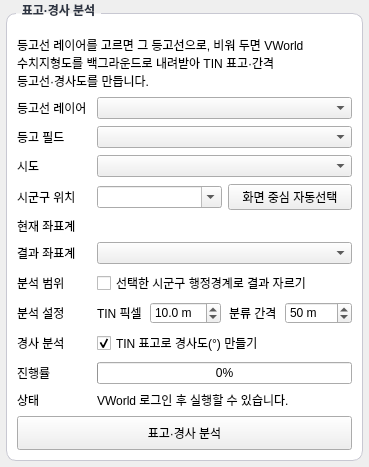
              <widget class="QWidget" name="scroll_elevation_contents">
               <property name="styleSheet">
                <string notr="true">QGroupBox {
    background-color: rgb(255, 255, 255);
    border: 1px solid rgb(200, 200, 210);
    border-radius: 10px;
    margin-top: 10px;
    padding-top: 8px;
    font-weight: 600;
}
QGroupBox::title {
    subcontrol-origin: margin;
    left: 10px;
    padding: 0 4px;
    color: rgb(45, 52, 66);
}
QPushButton[k_role="primary"] {
    color: rgb(255, 255, 255);
    background-color: rgb(42, 120, 214);
    border: 1px solid rgb(255, 255, 255);
    border-radius: 10px;
    padding: 7px 12px;
}
QPushButton[k_role="primary"]:hover { background-color: rgb(77, 143, 226); }
QPushButton[k_role="primary"]:pressed { background-color: rgb(32, 93, 169); }
QPushButton[k_role="primary"]:disabled { background-color: rgb(178, 187, 199); }
QPushButton[k_role="secondary"] {
    color: rgb(42, 120, 214);
    background-color: rgb(255, 255, 255);
    border: 1px solid rgb(42, 120, 214);
    border-radius: 10px;
    padding: 7px 12px;
}
QPushButton[k_role="secondary"]:hover { background-color: rgb(234, 243, 255); }
QPushButton[k_role="secondary"]:pressed { background-color: rgb(214, 231, 252); }
QPushButton[k_role="secondary"]:disabled {
    color: rgb(145, 151, 163);
    border-color: rgb(178, 187, 199);
}
QToolButton#btn_jibun_advanced { border: none; color: rgb(42, 120, 214); padding: 3px; }
QLabel[k_role="hint"] { color: rgb(85, 93, 109); }
QComboBox QAbstractItemView {
    background-color: rgb(255, 255, 255);
    color: rgb(45, 52, 66);
    selection-background-color: rgb(214, 226, 242);
    selection-color: rgb(45, 52, 66);
}</string>
               </property>
               <layout class="QVBoxLayout" name="verticalLayout_elevation_contents">
                 <property name="spacing">
                  <number>7</number>
                 </property>
                 <property name="leftMargin">
                  <number>6</number>
                 </property>
                 <property name="topMargin">
                  <number>3</number>
                 </property>
                 <property name="rightMargin">
                  <number>6</number>
                 </property>
                 <property name="bottomMargin">
                  <number>6</number>
                 </property>
                 <item>
                  <widget class="QGroupBox" name="group_elevation_analysis">
                   <property name="title">
                    <string>표고·경사 분석</string>
                   </property>
                   <layout class="QFormLayout" name="formLayout_elevation">
                    <property name="fieldGrowthPolicy">
                     <enum>QFormLayout::AllNonFixedFieldsGrow</enum>
                    </property>
                    <property name="horizontalSpacing">
                     <number>10</number>
                    </property>
                    <property name="verticalSpacing">
                     <number>7</number>
                    </property>
                    <property name="leftMargin">
                     <number>10</number>
                    </property>
                    <property name="topMargin">
                     <number>14</number>
                    </property>
                    <property name="rightMargin">
                     <number>10</number>
                    </property>
                    <property name="bottomMargin">
                     <number>10</number>
                    </property>
                    <item row="0" column="0" colspan="2">
                     <widget class="QLabel" name="label_elevation_description">
                      <property name="text">
                       <string>등고선 레이어를 고르면 그 등고선으로, 비워 두면 VWorld 수치지형도를 백그라운드로 내려받아 TIN 표고·간격 등고선·경사도를 만듭니다.</string>
                      </property>
                      <property name="wordWrap">
                       <bool>true</bool>
                      </property>
                      <property name="k_role" stdset="0">
                       <string>hint</string>
                      </property>
                     </widget>
                    </item>
                    <item row="1" column="0">
                     <widget class="QLabel" name="label_elevation_contour_layer">
                      <property name="text">
                       <string>등고선 레이어</string>
                      </property>
                     </widget>
                    </item>
                    <item row="1" column="1">
                     <widget class="QgsMapLayerComboBox" name="combo_elevation_contour_layer">
                      <property name="toolTip">
                       <string>이미 가진 등고선(선) 레이어로 분석합니다. 비워 두면 위 시도·시군구의 VWorld 수치지형도를 자동으로 내려받습니다.</string>
                      </property>
                     </widget>
                    </item>
                    <item row="2" column="0">
                     <widget class="QLabel" name="label_elevation_contour_field">
                      <property name="text">
                       <string>등고 필드</string>
                      </property>
                     </widget>
                    </item>
                    <item row="2" column="1">
                     <widget class="QgsFieldComboBox" name="combo_elevation_contour_field">
                      <property name="toolTip">
                       <string>등고선의 표고(높이) 숫자 필드입니다. 레이어를 고르면 CONT·ELEV·표고 등의 이름으로 자동 선택됩니다.</string>
                      </property>
                     </widget>
                    </item>
                    <item row="3" column="0">
                     <widget class="QLabel" name="label_elevation_province">
                      <property name="text">
                       <string>시도</string>
                      </property>
                     </widget>
                    </item>
                    <item row="3" column="1">
                     <widget class="QComboBox" name="combo_elevation_province" />
                    </item>
                    <item row="4" column="0">
                     <widget class="QLabel" name="label_elevation_location">
                      <property name="text">
                       <string>시군구 위치</string>
                      </property>
                     </widget>
                    </item>
                    <item row="4" column="1">
                     <widget class="QWidget" name="widget_elevation_location">
                      <layout class="QHBoxLayout" name="horizontalLayout_elevation_location">
                       <property name="spacing">
                        <number>6</number>
                       </property>
                       <property name="leftMargin">
                        <number>0</number>
                       </property>
                       <property name="topMargin">
                        <number>0</number>
                       </property>
                       <property name="rightMargin">
                        <number>0</number>
                       </property>
                       <property name="bottomMargin">
                        <number>0</number>
                       </property>
                       <item>
                        <widget class="QComboBox" name="combo_elevation_district">
                         <property name="editable">
                          <bool>true</bool>
                         </property>
                         <property name="insertPolicy">
                          <enum>QComboBox::NoInsert</enum>
                         </property>
                        </widget>
                       </item>
                       <item>
                        <widget class="QPushButton" name="btn_elevation_center_location">
                         <property name="toolTip">
                          <string>현재 QGIS 지도 화면 정중앙의 시도·시군구와 행정경계를 가져옵니다.</string>
                         </property>
                         <property name="text">
                          <string>화면 중심 자동선택</string>
                         </property>
                        </widget>
                       </item>
                      </layout>
                     </widget>
                    </item>
                    <item row="5" column="0">
                     <widget class="QLabel" name="label_elevation_current_crs_title">
                      <property name="text">
                       <string>현재 좌표계</string>
                      </property>
                     </widget>
                    </item>
                    <item row="5" column="1">
                     <widget class="QLabel" name="label_elevation_current_crs">
                      <property name="toolTip">
                       <string>현재 QGIS 프로젝트의 지도 좌표계입니다. 다운로드한 수치지형도 원본 좌표계는 압축을 푼 뒤 각 SHP의 .prj에서 별도로 확인합니다.</string>
                      </property>
                      <property name="wordWrap">
                       <bool>true</bool>
                      </property>
                      <property name="textInteractionFlags">
                       <set>Qt::TextSelectableByMouse</set>
                      </property>
                      <property name="k_role" stdset="0">
                       <string>hint</string>
                      </property>
                     </widget>
                    </item>
                    <item row="6" column="0">
                     <widget class="QLabel" name="label_elevation_output_crs">
                      <property name="text">
                       <string>결과 좌표계</string>
                      </property>
                     </widget>
                    </item>
                    <item row="6" column="1">
                     <widget class="QComboBox" name="combo_elevation_output_crs" />
                    </item>
                    <item row="7" column="0">
                     <widget class="QLabel" name="label_elevation_clip">
                      <property name="text">
                       <string>분석 범위</string>
                      </property>
                     </widget>
                    </item>
                    <item row="7" column="1">
                     <widget class="QCheckBox" name="cb_elevation_clip_boundary">
                      <property name="toolTip">
                       <string>'화면 중심 자동선택'으로 가져온 VWorld 시군구 경계를 사용합니다.</string>
                      </property>
                      <property name="text">
                       <string>선택한 시군구 행정경계로 결과 자르기</string>
                      </property>
                      <property name="checked">
                       <bool>false</bool>
                      </property>
                     </widget>
                    </item>
                    <item row="8" column="0">
                     <widget class="QLabel" name="label_elevation_options">
                      <property name="text">
                       <string>분석 설정</string>
                      </property>
                     </widget>
                    </item>
                    <item row="8" column="1">
                     <widget class="QWidget" name="widget_elevation_options">
                      <layout class="QHBoxLayout" name="horizontalLayout_elevation_options">
                       <property name="spacing">
                        <number>8</number>
                       </property>
                       <property name="leftMargin">
                        <number>0</number>
                       </property>
                       <property name="topMargin">
                        <number>0</number>
                       </property>
                       <property name="rightMargin">
                        <number>0</number>
                       </property>
                       <property name="bottomMargin">
                        <number>0</number>
                       </property>
                       <item>
                        <widget class="QLabel" name="label_elevation_pixel_size">
                         <property name="text">
                          <string>TIN 픽셀</string>
                         </property>
                        </widget>
                       </item>
                       <item>
                        <widget class="QDoubleSpinBox" name="spin_elevation_pixel_size">
                         <property name="suffix">
                          <string> m</string>
                         </property>
                         <property name="decimals">
                          <number>1</number>
                         </property>
                         <property name="minimum">
                          <double>1.0</double>
                         </property>
                         <property name="maximum">
                          <double>200.0</double>
                         </property>
                         <property name="singleStep">
                          <double>1.0</double>
                         </property>
                         <property name="value">
                          <double>10.0</double>
                         </property>
                        </widget>
                       </item>
                       <item>
                        <widget class="QLabel" name="label_elevation_contour_interval">
                         <property name="text">
                          <string>분류 간격</string>
                         </property>
                        </widget>
                       </item>
                       <item>
                        <widget class="QDoubleSpinBox" name="spin_elevation_contour_interval">
                         <property name="suffix">
                          <string> m</string>
                         </property>
                         <property name="decimals">
                          <number>0</number>
                         </property>
                         <property name="minimum">
                          <double>1.0</double>
                         </property>
                         <property name="maximum">
                          <double>1000.0</double>
                         </property>
                         <property name="singleStep">
                          <double>1.0</double>
                         </property>
                         <property name="value">
                          <double>50.0</double>
                         </property>
                        </widget>
                       </item>
                      </layout>
                     </widget>
                    </item>
                    <item row="9" column="0">
                     <widget class="QLabel" name="label_elevation_slope">
                      <property name="text">
                       <string>경사 분석</string>
                      </property>
                     </widget>
                    </item>
                    <item row="9" column="1">
                     <widget class="QCheckBox" name="cb_elevation_slope">
                      <property name="toolTip">
                       <string>TIN 보간한 표고 래스터로 경사도(도, °) 래스터를 만들고 구간별 색으로 표시합니다.</string>
                      </property>
                      <property name="text">
                       <string>TIN 표고로 경사도(°) 만들기</string>
                      </property>
                      <property name="checked">
                       <bool>true</bool>
                      </property>
                     </widget>
                    </item>
                    <item row="10" column="0">
                     <widget class="QLabel" name="label_elevation_progress">
                      <property name="text">
                       <string>진행률</string>
                      </property>
                     </widget>
                    </item>
                    <item row="10" column="1">
                     <widget class="QProgressBar" name="progress_elevation_analysis">
                      <property name="value">
                       <number>0</number>
                      </property>
                     </widget>
                    </item>
                    <item row="11" column="0">
                     <widget class="QLabel" name="label_elevation_status_title">
                      <property name="text">
                       <string>상태</string>
                      </property>
                     </widget>
                    </item>
                    <item row="11" column="1">
                     <widget class="QLabel" name="label_elevation_status">
                      <property name="text">
                       <string>VWorld 로그인 후 실행할 수 있습니다.</string>
                      </property>
                      <property name="wordWrap">
                       <bool>true</bool>
                      </property>
                      <property name="k_role" stdset="0">
                       <string>hint</string>
                      </property>
                     </widget>
                    </item>
                    <item row="12" column="0" colspan="2">
                     <widget class="QPushButton" name="btn_elevation_analysis">
                      <property name="minimumSize">
                       <size>
                        <width>0</width>
                        <height>34</height>
                       </size>
                      </property>
                      <property name="text">
                       <string>표고·경사 분석</string>
                      </property>
                      <property name="k_role" stdset="0">
                       <string>primary</string>
                      </property>
                     </widget>
                    </item>
                   </layout>
                  </widget>
                 </item>
                 <item>
                  <spacer name="verticalSpacer_elevation_tab">
                   <property name="orientation">
                    <enum>Qt::Vertical</enum>
                   </property>
                   <property name="sizeHint">
                    <size>
                     <width>20</width>
                     <height>0</height>
                    </size>
                   </property>
                  </spacer>
                 </item>
               </layout>
              </widget>
